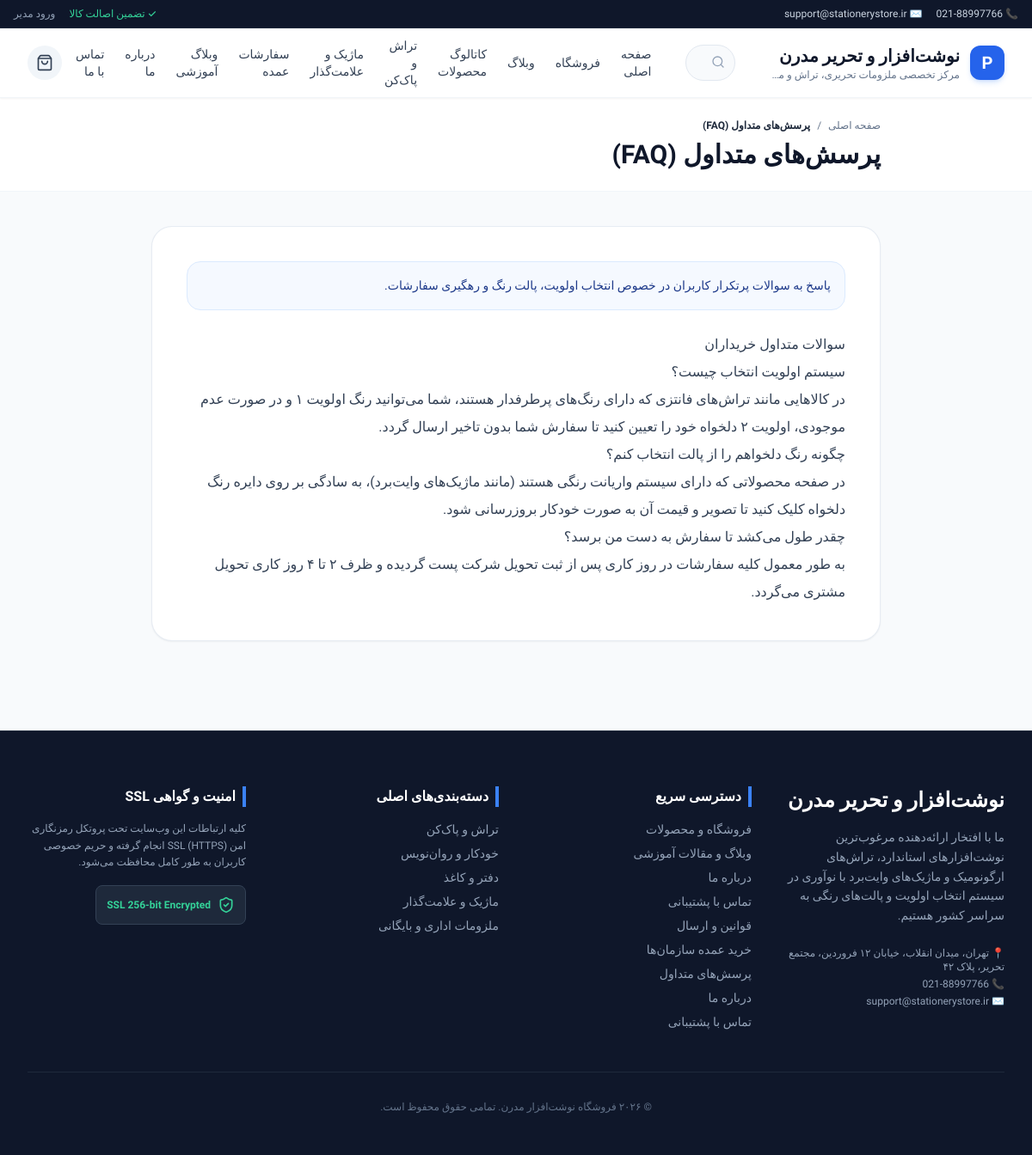
Page /page/faq on the committed database.
### tables this page shows
CREATE TABLE pages (
            id INTEGER PRIMARY KEY AUTOINCREMENT,
            title TEXT NOT NULL,
            slug TEXT UNIQUE NOT NULL,
            excerpt TEXT DEFAULT '',
            body_content TEXT DEFAULT '',
            template_type TEXT DEFAULT 'standard', -- standard, fullwidth, landing
            is_published INTEGER DEFAULT 1,
            sort_order INTEGER DEFAULT 0,
            meta_title TEXT DEFAULT '',
            meta_description TEXT DEFAULT '',
            created_at TIMESTAMP DEFAULT CURRENT_TIMESTAMP,
            updated_at TIMESTAMP DEFAULT CURRENT_TIMESTAMP
        );

### app/routers/pages.py (the view)
@router.get("/page/{slug}")
def view_page(request: Request, slug: str):
    with get_db() as conn:
        row = conn.execute(
            "SELECT * FROM pages WHERE slug = ? AND is_published = 1",
            (slug,)
        ).fetchone()
        if not row:
            raise HTTPException(status_code=404, detail="Page not found")
        page_data = dict(row)
    ctx = get_site_context(request, {
        "title": page_data.get("meta_title") or page_data["title"],
        "page": page_data,
    })
    return templates.TemplateResponse(request=request, name="page.html", context=ctx)

### app/templates/page.html
{% extends "base.html" %}
{% block content %}
<div class="bg-white border-b border-slate-100 py-6">
    <div class="max-w-4xl mx-auto px-4 sm:px-6">
        <nav class="flex items-center gap-2 text-xs text-slate-500 mb-2">
            <a href="/" class="hover:text-blue-600">صفحه اصلی</a>
            <span>/</span>
            <span class="text-slate-800 font-semibold truncate">{{ page.title }}</span>
        </nav>
        <h1 class="text-2xl sm:text-3xl font-extrabold text-slate-900 leading-tight">
            {{ page.title }}
        </h1>
    </div>
</div>
<main class="max-w-4xl mx-auto px-4 sm:px-6 py-10">
    <div class="bg-white rounded-3xl p-6 sm:p-10 border border-slate-200/80 shadow-sm space-y-6">
        {% if page.excerpt %}
        <div class="p-4 rounded-2xl bg-blue-50/60 border border-blue-100 text-sm text-blue-900 font-medium leading-relaxed">
            {{ page.excerpt }}
        </div>
        {% endif %}
        <div class="prose max-w-none text-slate-700 leading-loose text-base">
            {{ page.body_content|safe }}
        </div>
    </div>
</main>
{% endblock %}

### app/static/css/style.css (style rules this page uses)
:root { --primary: #2563eb; --primary-hover: #1d4ed8; --accent: #dc2626; --bg-surface: #f8fafc; --border-color: #e2e8f0; }
html { font-family: 'Vazirmatn', 'Inter', -apple-system, BlinkMacSystemFont, "Segoe UI", Roboto, sans-serif; scroll-behavior: smooth; overflow-x: hidden; max-width: 100vw; }
body { font-family: 'Vazirmatn', 'Inter', -apple-system, BlinkMacSystemFont, "Segoe UI", Roboto, sans-serif; color: #1e293b; background-color: #f8fafc; -webkit-font-smoothing: antialiased; -moz-osx-font-smoothing: grayscale; overflow-x: hidden; max-width: 100vw; line-height: 1.6; }
[dir="rtl"] { text-align: right; direction: rtl; }
button, a, input, select { touch-action: manipulation; }

### rows in the picture
pages: title "پرسش‌های متداول (FAQ)", excerpt "پاسخ به سوالات پرتکرار کاربران در خصوص انتخاب اولویت، پالت رنگ و رهگیری سفارشات.", body_content "سوالات متداول خریداران سیستم اولویت انتخاب چیست؟ در کالاهایی مانند تراش‌های فانتزی که دارای رنگ‌های پرطرفدار هستند، شما می‌توانید رنگ اولویت ۱ و در صورت عدم موجودی، اولویت ۲ دلخواه خود را تعیین کنید تا سفارش شما بدون تاخیر ارسال گردد. چگونه رنگ دلخواهم را از پالت انتخاب کنم؟ در صفحه محصولاتی که دارای سیستم واریانت رنگی هستند (مانند ماژیک‌های وایت‌برد)، به سادگی بر روی دایره رنگ دلخواه کلیک کنید تا تصویر و قیمت آن به صورت خودکار بروزرسانی شود. چقدر طول می‌کشد تا سفارش به دست من برسد؟ به طور معمول کلیه سفارشات در روز کاری پس از ثبت تحویل شرکت پست گردیده و ظرف ۲ تا ۴ روز کاری تحویل مشتری می‌گردد."

### other values in the picture
{{ settings.phone }} "021-88997766"
{{ settings.email }} "support@stationerystore.ir"
{{ settings.brand_name }} "نوشت‌افزار و تحریر مدرن"
{{ item.label }} "کاتالوگ محصولات" "تراش و پاک‌کن" "ماژیک و علامت‌گذار" "سفارشات عمده" "وبلاگ آموزشی"
{{ settings.footer_about }} "ما با افتخار ارائه‌دهنده مرغوب‌ترین نوشت‌افزارهای استاندارد، تراش‌های ارگونومیک و ماژیک‌های وایت‌برد با نوآوری در سیستم انتخاب اولویت و پالت‌های رنگی به سراسر کشور هستیم."
{{ settings.address }} "تهران، میدان انقلاب، خیابان ۱۲ فروردین، مجتمع تحریر، پلاک ۴۲"
{{ item.label }} "قوانین و ارسال" "خرید عمده سازمان‌ها" "پرسش‌های متداول" "درباره ما" "تماس با پشتیبانی"
{{ c.name }} "تراش و پاک‌کن" "خودکار و روان‌نویس" "دفتر و کاغذ" "ماژیک و علامت‌گذار" "ملزومات اداری و بایگانی"
{{ settings.footer_copyright }} "© ۲۰۲۶ فروشگاه نوشت‌افزار مدرن. تمامی حقوق محفوظ است."
